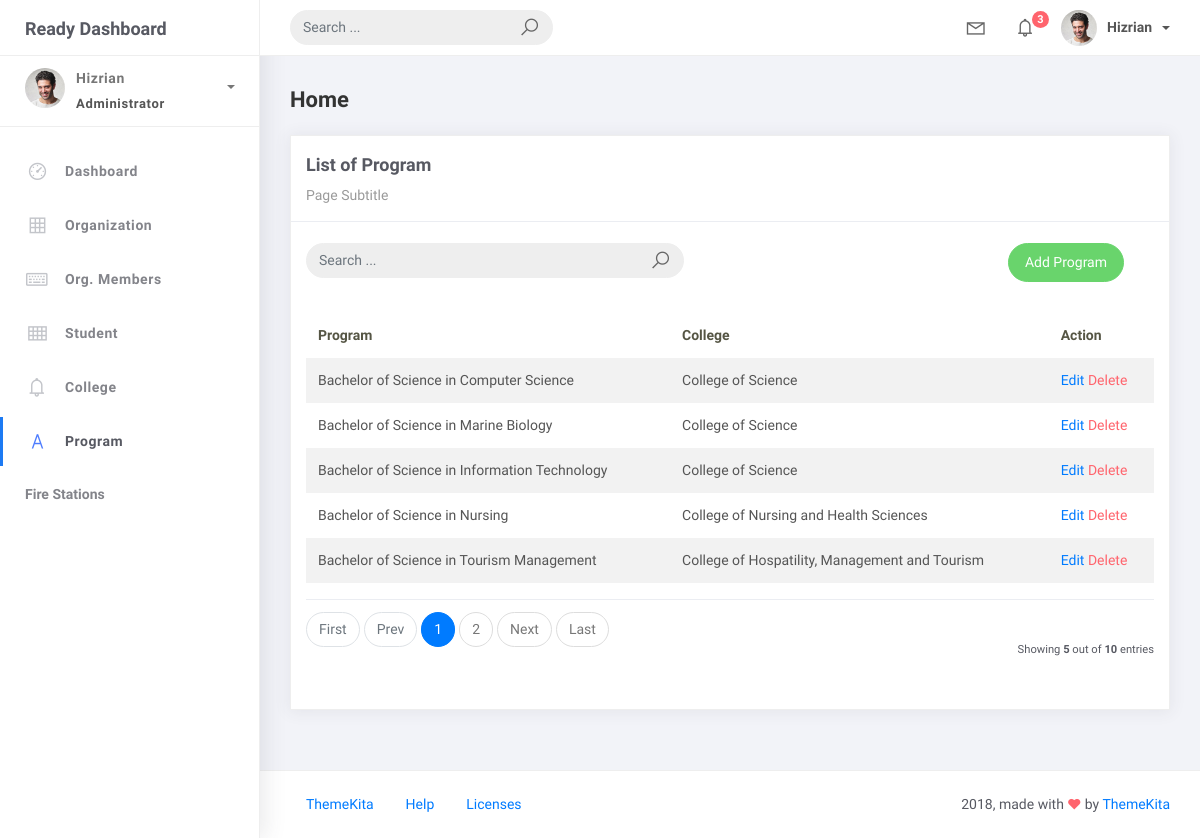
The page /program_list on the database its author committed.
### studentorg/models.py (models this page shows, shortened)
class BaseModel(models.Model):
    created_at = models.DateTimeField(auto_now_add=True, db_index=True)
    updated_at = models.DateTimeField(auto_now=True)
    class Meta:
        abstract = True

class Program(BaseModel):
    prog_name = models.CharField(max_length=150)
    college = models.ForeignKey(College, on_delete=models.CASCADE)

class College(BaseModel):
    college_name = models.CharField(max_length=150)
    def __str__(self):
        return self.college_name

### studentorg/views.py (the view)
# urls.py: path("program_list", ProgramList.as_view(), name="program-list"),
class ProgramList(ListView):
    model = Program
    context_object_name = "program"
    template_name = "program_list.html"
    paginate_by = 5
    def get_queryset(self, *args, **kwargs):
        qs = super(ProgramList, self).get_queryset(*args, **kwargs)
        if self.request.GET.get("q") != None:
            query = self.request.GET.get("q")
            qs = qs.filter(
                Q(prog_name__icontains=query)
                | Q(college__college_name__icontains=query)
            )
        return qs

### templates/program_list.html
{% extends 'base.html' %}
{% load static %}
{% block content %}
  <div class="content">
    <div class="container-fluid">
      <h4 class="page-title">Home</h4>
      <div class="row">
        <div class="col-md-12">
          <div class="card">
            <div class="card-header">
              <div class="card-title">List of Program</div>
              <div class="card-category">Page Subtitle</div>
            </div>
            <br />
            <div class="col-md-12 row">
              <div class="col-md-6">
                <form class="navbar-left navbar-form nav-search mr-md-3" action="{% url 'program-list' %}">
                  <div class="input-group">
                    <input type="text" placeholder="Search ..." class="form-control" name="q" />
                    <div class="input-group-append">
                      <span class="input-group-text"><i class="la la-search search-icon"></i></span>
                    </div>
                  </div>
                </form>
              </div>
              <div class="col-md-6">
                <div class="pull-right">
                  <a href="{% url 'program-add' %}" class="btn btn-success btn-rounded">Add Program</a>
                </div>
              </div>
            </div>
            <div class="card-body">
              <table class="table table-striped mt-3">
                <thead>
                  <tr>
                    <th scope="col">Program</th>
                    <th scope="col">College</th>
                    <th scope="col">Action</th>
                  </tr>
                </thead>
                <tbody>
                  {% for object in object_list %}
                    <tr>
                      <td>{{ object.prog_name }}</td>
                      <td>{{ object.college }}</td>
                      <td>
                        <a href="program_list/{{ object.id }}">Edit</a>
                        <a href="program_list/{{ object.id }}/delete" class="text-danger">Delete</a>
                      </td>
                    </tr>
                    {% empty %}
                    <tr>
                      <td colspan="4" style="text-align: center">
                        <p class="text-sm font-weight-bold mb-0">No Records Found</p>
                      </td>
                    </tr>
                  {% endfor %}
                </tbody>
              </table>
              {% include 'includes/pagination.html' %}
            </div>
          </div>
        </div>
      </div>
    </div>
  </div>
{% endblock %}

### rows shown on the page
Program: prog_name "Bachelor of Science in Computer Science", college "College of Science"
Program: prog_name "Bachelor of Science in Marine Biology", college "College of Science"
Program: prog_name "Bachelor of Science in Information Technology", college "College of Science"
Program: prog_name "Bachelor of Science in Nursing", college "College of Nursing and Health Sciences"
Program: prog_name "Bachelor of Science in Tourism Management", college "College of Hospatility, Management and Tourism"

### other values the page prints
{{ page_num }} "1"
{{ page_num }} "2"
{{ object_list.count }} "5"
{{ paginator.count }} "10"
